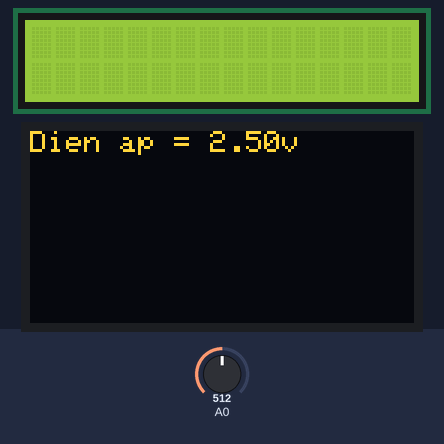
A sketch run on a simulated Arduino Uno, built with avr-gcc and run on an emulated ATmega328P. On the bench: 16×2 character LCD, 128×64 one-colour display. The test bench sets the inputs (shaded band); at power-on: A0 = 512. The OLED is the two-colour kind (top 16 rows yellow); what the sketch prints to the serial monitor is not drawn.

Above: at 3.2 s.
3.3 s: A0 set to 499
At 5.0 s:
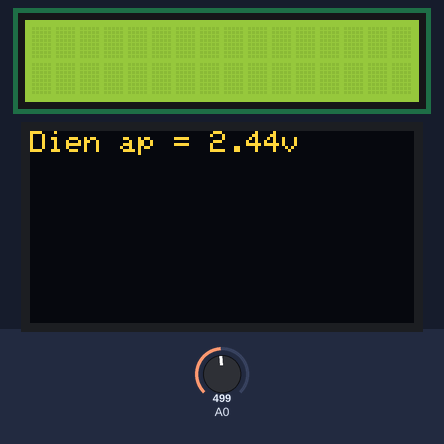
5.7 s: A0 set to 606
At 7.1 s:
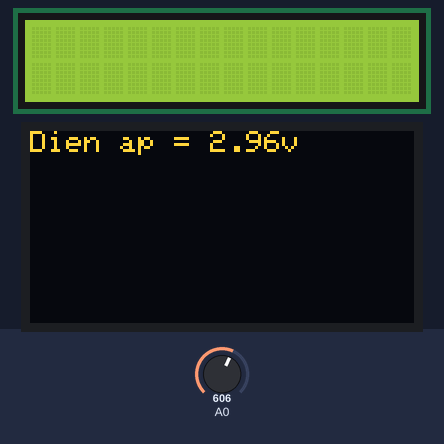
7.8 s: A0 set to 623
At 9.5 s:
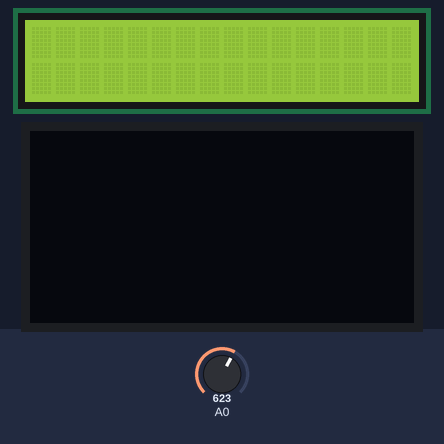
9.9 s: A0 set to 306
At 10.9 s:
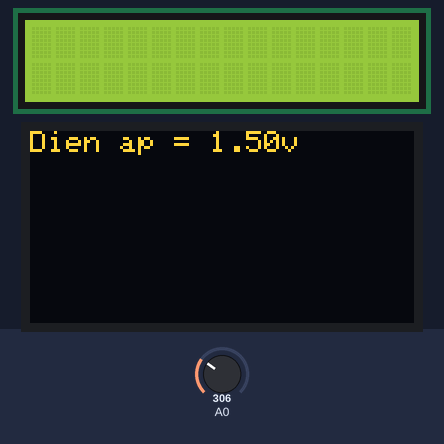
12.0 s: A0 set to 317
14.1 s: A0 set to 716
At 15.3 s:
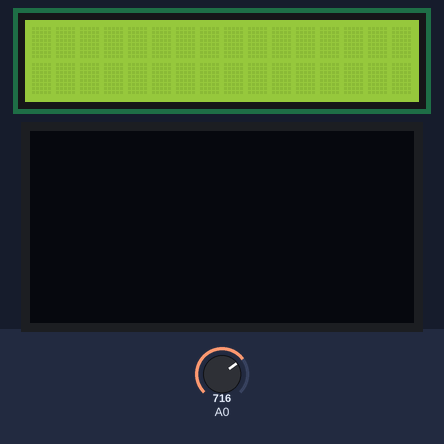
Timing chart, 0 to 17.1 s (numbered marks = the images above; inputs shaded):
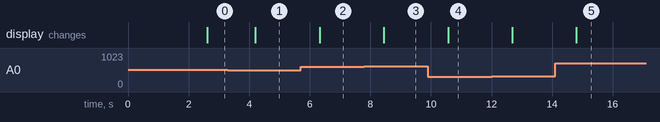

The sketch:

OledDisplay.ino
```cpp
//Bình thường giá trị điện áp lấy từ cầu phân áp của
//quang trở sẽ hiển thị trên LCD

//Khi có ánh sáng từ đèn flash chiếu vào thì kết quả
//điện áp hiển thị lên OLED

//Bth V = 3.33v
//Flash V = 0.24v
#include <LiquidCrystal.h>

const int RS = 9, EN = 8, D4 = 5, D5 = 4, D6 = 3, D7 = 2;
LiquidCrystal lcd(RS, EN, D4, D5, D6, D7);


#include <Wire.h>
#include <Adafruit_GFX.h>
#include <Adafruit_SSD1306.h>

#define SCREEN_WIDTH 128 // OLED display width,  in pixels
#define SCREEN_HEIGHT 64 // OLED display height, in pixels

// declare an SSD1306 display object connected to I2C
Adafruit_SSD1306 oled(SCREEN_WIDTH, SCREEN_HEIGHT, &Wire, -1);


void setup() {
  pinMode(A0, INPUT);   //Đọc điện áp

  pinMode(2, OUTPUT);   //Chân LCD
  pinMode(3, OUTPUT);
  pinMode(4, OUTPUT);
  pinMode(5, OUTPUT);

  pinMode(8, OUTPUT);   //RS & E
  pinMode(9, OUTPUT);

  Serial.begin(9600);

  lcd.begin(16,2);

  // initialize OLED display with address 0x3C for 128x64
  if (!oled.begin(SSD1306_SWITCHCAPVCC, 0x3C)) {
    Serial.println(F("SSD1306 allocation failed"));
    while (true);
  }

  delay(2000);

  oled.clearDisplay();

  oled.setTextSize(1);
  oled.setTextColor(WHITE);

}

void loop() {
  long value = analogRead(A0);
  float volt = value*5.0/1023;
  Serial.println(volt);
  delay(500);
  lcd.setCursor(0,0);
  if(volt>3){
    oled.clearDisplay();

    lcd.print("Dien ap = ");
    lcd.print(volt);
    lcd.clear();

    Serial.print("Dien ap = ");
    Serial.print(volt);
    Serial.print("v");

    oled.print("                  ");
    oled.display();
  }
  else{
    oled.setCursor(0,0);
    oled.print("Dien ap = ");
    oled.print(volt);
    oled.print("v");
    oled.display();
    oled.clearDisplay();

  }
}
```

Measured:
- the behaviour switches between 511 and 510 on A0 (found by bisection; images 0 and 1)
- the behaviour switches between 613 and 614 on A0 (found by bisection; images 2 and 3)
- after the input at 3.3 s, the display: changes after 0.91 s (image 1)
- after the input at 5.7 s, the display: changes after 0.62 s (image 2)
- after the input at 7.8 s, the display: changes after 0.64 s (image 3)
- after the input at 9.9 s, the display: changes after 0.67 s (image 4)
- after the input at 14.1 s, the display: changes after 0.70 s (image 5)
